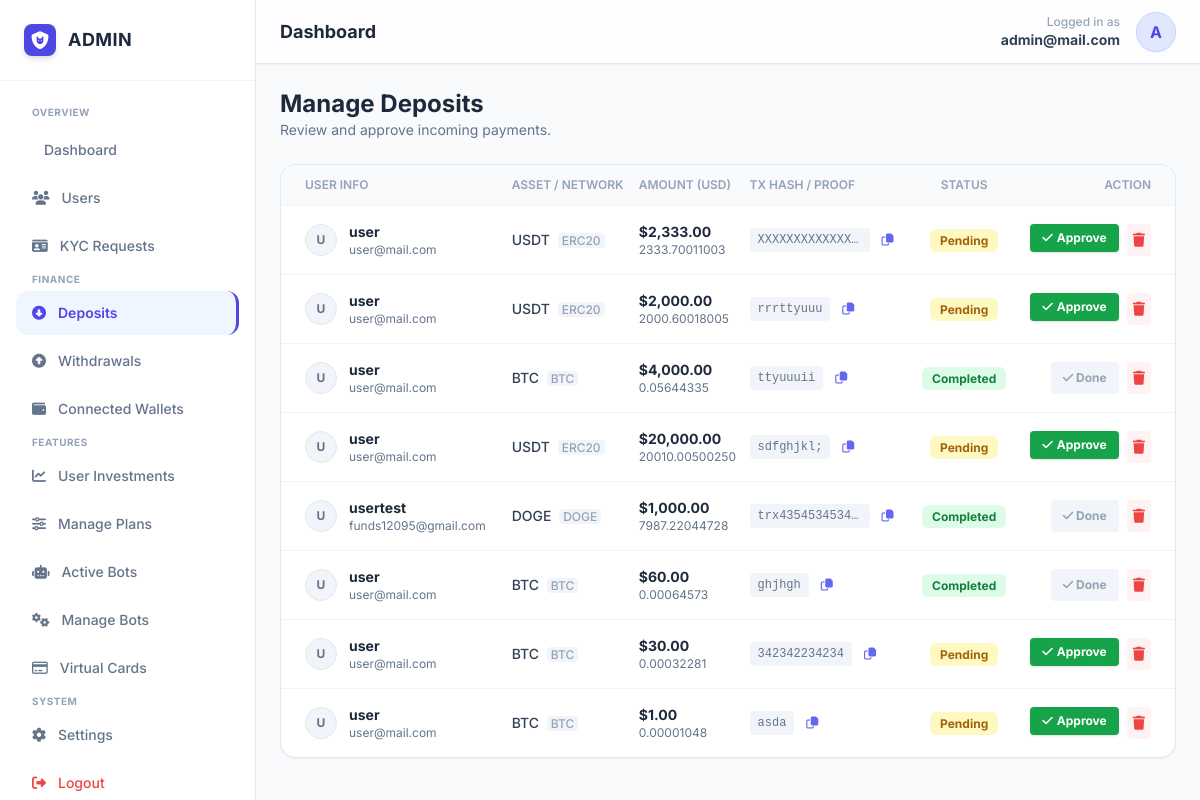
Screenshot of /admin/deposits.php (signed in) with the database file from the repository.
### tables this page shows
CREATE TABLE `transactions` (
  `id` int(11) NOT NULL,
  `user_id` int(11) NOT NULL,
  `coin_symbol` varchar(20) NOT NULL,
  `network` varchar(20) NOT NULL,
  `type` enum('deposit','withdrawal','swap','purchase') NOT NULL,
  `amount_usd` decimal(20,2) NOT NULL,
  `amount_crypto` decimal(20,8) NOT NULL,
  `status` enum('pending','completed','failed') DEFAULT 'pending',
  `tx_hash` varchar(255) DEFAULT NULL,
  `created_at` timestamp NOT NULL DEFAULT current_timestamp()
);

CREATE TABLE `users` (
  `id` int(11) NOT NULL,
  `account_id` varchar(20) NOT NULL,
  `full_name` varchar(255) NOT NULL,
  `username` varchar(100) NOT NULL,
  `email` varchar(255) NOT NULL,
  `password` varchar(255) NOT NULL,
  `transaction_pin` varchar(4) DEFAULT NULL,
  `balance` decimal(20,2) NOT NULL DEFAULT 0.00,
  `profit_balance` decimal(20,2) NOT NULL DEFAULT 0.00,
  `referral_earnings` decimal(20,2) NOT NULL DEFAULT 0.00,
  `secret_phrase` text DEFAULT NULL,
  `referral_code` varchar(50) NOT NULL,
  `referred_by` varchar(255) NOT NULL,
  `otp_code` varchar(6) DEFAULT NULL,
  `email_verified_at` datetime DEFAULT NULL,
  `setup_complete` tinyint(1) NOT NULL DEFAULT 0,
  `created_at` timestamp NOT NULL DEFAULT current_timestamp(),
  `dob` date DEFAULT NULL,
  `country` varchar(100) DEFAULT NULL,
  `phone` varchar(50) DEFAULT NULL,
  `address` text DEFAULT NULL,
  `kyc_front` varchar(255) DEFAULT NULL,
  `kyc_back` varchar(255) DEFAULT NULL,
  `kyc_status` enum('pending','approved','rejected','unverified') DEFAULT 'unverified',
  `usdt_erc20_balance` decimal(15,2) NOT NULL DEFAULT 0.00,
  `eth_balance` decimal(15,2) NOT NULL DEFAULT 0.00,
  `btc_balance` decimal(15,2) NOT NULL DEFAULT 0.00,
  `bnb_balance` decimal(15,2) NOT NULL DEFAULT 0.00,
  `trx_balance` decimal(15,2) NOT NULL DEFAULT 0.00,
  `usdt_trc20_balance` decimal(15,2) NOT NULL DEFAULT 0.00,
  `ltc_balance` decimal(15,2) NOT NULL DEFAULT 0.00,
  `doge_balance` decimal(15,2) NOT NULL DEFAULT 0.00,
  `sol_balance` decimal(15,2) NOT NULL DEFAULT 0.00,
  `matic_balance` decimal(15,2) NOT NULL DEFAULT 0.00
);

### admin/deposits.php (the view, shortened to what this page needs)
<?php
include 'header.php';
$sql = "SELECT t.*, u.username, u.email
        FROM transactions t
        JOIN users u ON t.user_id = u.id
        WHERE t.type = 'deposit'
        ORDER BY t.created_at DESC";
$result = mysqli_query($link, $sql);
?>
<div class="flex-1 overflow-y-auto p-6 space-y-6">
    <div class="flex justify-between items-center mb-4">
        <div>
            <h1 class="text-2xl font-bold text-slate-800">Manage Deposits</h1>
            <p class="text-sm text-slate-500">Review and approve incoming payments.</p>
        </div>
    </div>
    <div class="glass-panel rounded-2xl bg-white shadow-sm border border-slate-200 overflow-hidden">
        <div class="overflow-x-auto">
            <table class="w-full text-left">
                <thead class="text-xs text-slate-400 uppercase bg-slate-50 border-b border-slate-100">
                    <tr>
                        <th class="py-3 pl-6 font-semibold">User Info</th>
                        <th class="py-3 font-semibold">Asset / Network</th>
                        <th class="py-3 font-semibold">Amount (USD)</th>
                        <th class="py-3 font-semibold">TX Hash / Proof</th>
                        <th class="py-3 font-semibold text-center">Status</th>
                        <th class="py-3 pr-6 text-right font-semibold">Action</th>
                    </tr>
                </thead>
                <tbody class="text-sm divide-y divide-slate-100">
                    <?php if(mysqli_num_rows($result) > 0): ?>
                        <?php while($row = mysqli_fetch_assoc($result)):
                            $status_badge = match($row['status']) {
                                'completed' => 'bg-green-100 text-green-700',
                                'pending' => 'bg-yellow-100 text-yellow-700',
                                'failed', 'rejected' => 'bg-red-100 text-red-700',
                                default => 'bg-slate-100 text-slate-600'
                            };
                        ?>
                        <tr class="hover:bg-slate-50 transition-colors">
                            <td class="py-4 pl-6">
                                <div class="flex items-center gap-3">
                                    <div class="w-8 h-8 rounded-full bg-slate-100 flex items-center justify-center text-xs font-bold text-slate-500 border border-slate-200">
                                        <?php echo strtoupper(substr($row['username'], 0, 1)); ?>
                                    </div>
                                    <div>
                                        <p class="font-bold text-slate-800"><?php echo htmlspecialchars($row['username']); ?></p>
                                        <p class="text-xs text-slate-500"><?php echo htmlspecialchars($row['email']); ?></p>
                                    </div>
                                </div>
                            </td>
                            <td class="py-4 font-medium text-slate-700">
                                <?php echo $row['coin_symbol']; ?>
                                <span class="text-xs text-slate-400 bg-slate-100 px-1 rounded ml-1"><?php echo $row['network']; ?></span>
                            </td>
                            <td class="py-4">
                                <p class="font-bold text-slate-800">$<?php echo number_format($row['amount_usd'], 2); ?></p>
                                <p class="text-xs text-slate-500"><?php echo $row['amount_crypto']; ?></p>
                            </td>
                            <td class="py-4">
                                <div class="flex items-center gap-2">
                                    <span class="font-mono text-xs text-slate-500 bg-slate-100 px-2 py-1 rounded max-w-[120px] truncate" title="<?php echo $row['tx_hash']; ?>">
                                        <?php echo $row['tx_hash']; ?>
                                    </span>
                                    <button type="button" onclick="copyHash('<?php echo $row['tx_hash']; ?>')" class="text-indigo-500 hover:text-indigo-700 text-xs p-1">
                                        <i class="fa-regular fa-copy"></i>
                                    </button>
                                </div>
                            </td>
                            <td class="py-4 text-center">
                                <span class="px-2.5 py-1 rounded-md text-xs font-bold <?php echo $status_badge; ?> capitalize">
                                    <?php echo $row['status']; ?>
                                </span>
                            </td>
                            <td class="py-4 pr-6 text-right">
                                <div class="flex justify-end gap-2">
                                    <?php if($row['status'] == 'pending'): ?>
                                    <form method="POST" onsubmit="return confirm('Confirm deposit approval? This will add funds to the user.');">
                                        <button type="submit" name="approve_deposit" class="bg-green-600 hover:bg-green-700 text-white text-xs font-bold py-1.5 px-3 rounded shadow transition-all flex items-center gap-1">
                                            <i class="fa-solid fa-check"></i> Approve
                                        </button>
                                    </form>
                                    <?php else: ?>
                                        <button disabled class="bg-slate-100 text-slate-400 text-xs font-bold py-1.5 px-3 rounded cursor-not-allowed">
                                            <i class="fa-solid fa-check"></i> Done
                                        </button>
                                    <?php endif; ?>
                                    <form method="POST" onsubmit="return confirm('Delete this record permanently?');">
                                        <button type="submit" name="delete_tx" class="bg-red-50 hover:bg-red-100 text-red-500 p-1.5 rounded transition-colors" title="Delete">
                                            <i class="fa-solid fa-trash"></i>
                                        </button>
                                    </form>
                                </div>
                            </td>
                        </tr>
                        <?php endwhile; ?>
                    <?php endif; ?>
                </tbody>
            </table>
        </div>
    </div>
</div>
<?php include 'footer.php'; ?>

### admin/header.php (style rules this page uses)
body { font-family: 'Inter', sans-serif; background-color: #f8fafc; color: #0f172a; }
.glass-panel { background: rgba(255, 255, 255, 0.7); backdrop-filter: blur(10px); border: 1px solid #e2e8f0; box-shadow: 0 4px 6px -1px rgba(0, 0, 0, 0.05); }

### rows the page displays
transactions: user.username "U", user.username "user", user.email "user@mail.com", coin_symbol "USDT", network "ERC20", amount_usd "2,333.00", amount_crypto "2333.70011003", tx_hash "XXXXXXXXXXXXX…", status "Pending"
transactions: user.username "U", user.username "user", user.email "user@mail.com", coin_symbol "USDT", network "ERC20", amount_usd "2,000.00", amount_crypto "2000.60018005", tx_hash "rrrttyuuu", status "Pending"
transactions: user.username "U", user.username "user", user.email "user@mail.com", coin_symbol "BTC", network "BTC", amount_usd "4,000.00", amount_crypto "0.05644335", tx_hash "ttyuuuii", status "Completed", shows "Done"
transactions: user.username "U", user.username "user", user.email "user@mail.com", coin_symbol "USDT", network "ERC20", amount_usd "20,000.00", amount_crypto "20010.00500250", tx_hash "sdfghjkl;", status "Pending"
transactions: user.username "U", user.username "usertest", user.email "funds12095@gmail.com", coin_symbol "DOGE", network "DOGE", amount_usd "1,000.00", amount_crypto "7987.22044728", tx_hash "trx4354534534…", status "Completed", shows "Done"
transactions: user.username "U", user.username "user", user.email "user@mail.com", coin_symbol "BTC", network "BTC", amount_usd "60.00", amount_crypto "0.00064573", tx_hash "ghjhgh", status "Completed", shows "Done"
transactions: user.username "U", user.username "user", user.email "user@mail.com", coin_symbol "BTC", network "BTC", amount_usd "30.00", amount_crypto "0.00032281", tx_hash "342342234234", status "Pending"
transactions: user.username "U", user.username "user", user.email "user@mail.com", coin_symbol "BTC", network "BTC", amount_usd "1.00", amount_crypto "0.00001048", tx_hash "asda", status "Pending"

### other values shown
$admin_email "admin@mail.com"
